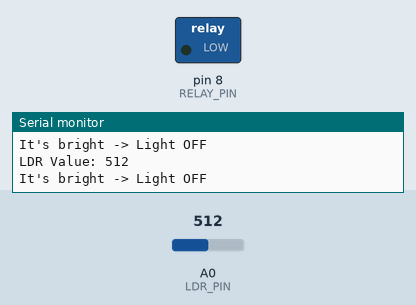
Bench run of a sketch on a simulated Arduino Uno, built with avr-gcc and run on an emulated ATmega328P. On the bench: switched loads named in the sketch (green lamp = pin HIGH), the last lines printed to the serial monitor. The inputs (shaded band) are chosen by the test bench; at power-on: A0 (LDR_PIN) = 512.

Above: at 1.3 s.
1.4 s: A0 (LDR_PIN) set to 492
At 2.7 s:
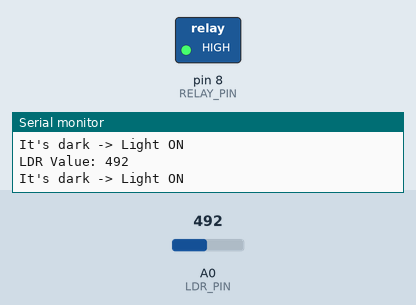
3.0 s: A0 (LDR_PIN) set to 510
At 3.9 s:
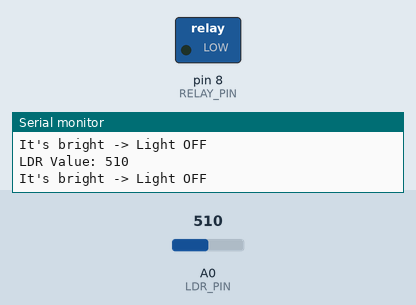
4.5 s: A0 (LDR_PIN) set to 490
At 5.1 s:
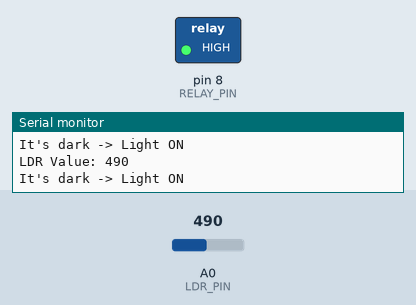
Timing chart, 0 to 7.5 s (numbered marks = the images above; inputs shaded):
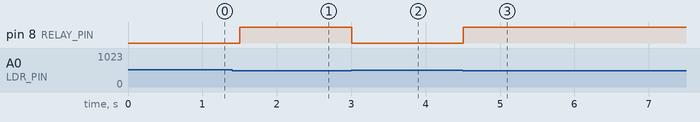

The sketch:

Automatic_lighting_system.ino
```cpp
#define LDR_PIN A0
#define RELAY_PIN 8
#define THRESHOLD 500

void setup() {
  pinMode(LDR_PIN, INPUT);
  pinMode(RELAY_PIN, OUTPUT);
  digitalWrite(RELAY_PIN, LOW); // start with relay OFF
  Serial.begin(9600);
}

void loop() {
  int ldrValue = analogRead(LDR_PIN);  // Read LDR value
  Serial.print("LDR Value: ");
  Serial.println(ldrValue);

  // If it's dark, turn ON the relay (light ON)
  if (ldrValue < THRESHOLD) {
    digitalWrite(RELAY_PIN, HIGH);
    Serial.println("It's dark -> Light ON");
  }
  // If it's bright, turn OFF the relay (light OFF)
  else {
    digitalWrite(RELAY_PIN, LOW);
    Serial.println("It's bright -> Light OFF");
  }

  delay(500); // small delay for stability
}
```

Measured:
- the behaviour switches between 500 and 499 on A0 (LDR_PIN) (found by bisection; images 0 and 1)
- after the input at 1.4 s, pin 8 (RELAY_PIN): LOW → HIGH after 0.10 s
- after the input at 3.0 s, pin 8 (RELAY_PIN): HIGH → LOW at once
- after the input at 4.5 s, pin 8 (RELAY_PIN): LOW → HIGH at once
